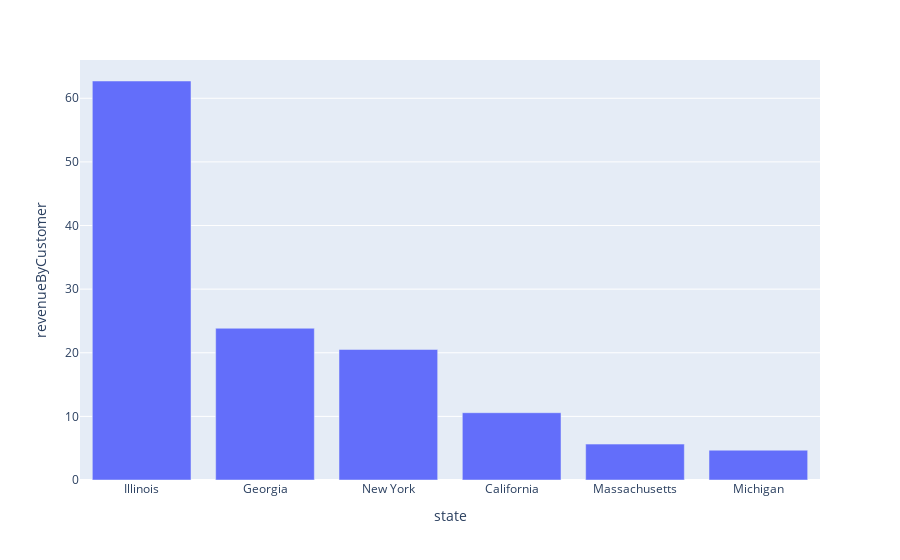

The cell this chart's notebook holds for it:
### Code cell
fig = px.bar(query_df5, x='state', y='revenueByCustomer',
             labels={'':'Revenue By Customer in USA'}, height=400)
fig.show()

### Figure 1 — Plotly figure (JSON) as saved in the notebook; plotly's stock layout.template omitted (floating-point values rounded to 4 significant figures)
{"data": [{"alignmentgroup": "True", "hovertemplate": "state=%{x}<br>revenueByCustomer=%{y}<extra></extra>", "legendgroup": "", "marker": {"color": "#636efa", "pattern": {"shape": ""}}, "name": "", "offsetgroup": "", "orientation": "v", "showlegend": false, "textposition": "auto", "type": "bar", "x": ["Illinois", "Georgia", "New York", "California", "Massachusetts", "Michigan"], "xaxis": "x", "y": [62.72, 23.85, 20.51, 10.58, 5.643, 4.684], "yaxis": "y"}], "layout": {"autosize": true, "barmode": "relative", "legend": {"tracegroupgap": 0}, "margin": {"t": 60}, "xaxis": {"anchor": "y", "autorange": true, "domain": [0, 1], "range": [-0.5, 5.5], "title": {"text": "state"}, "type": "category"}, "yaxis": {"anchor": "x", "autorange": true, "domain": [0, 1], "range": [0, 66.02], "title": {"text": "revenueByCustomer"}, "type": "linear"}}}
